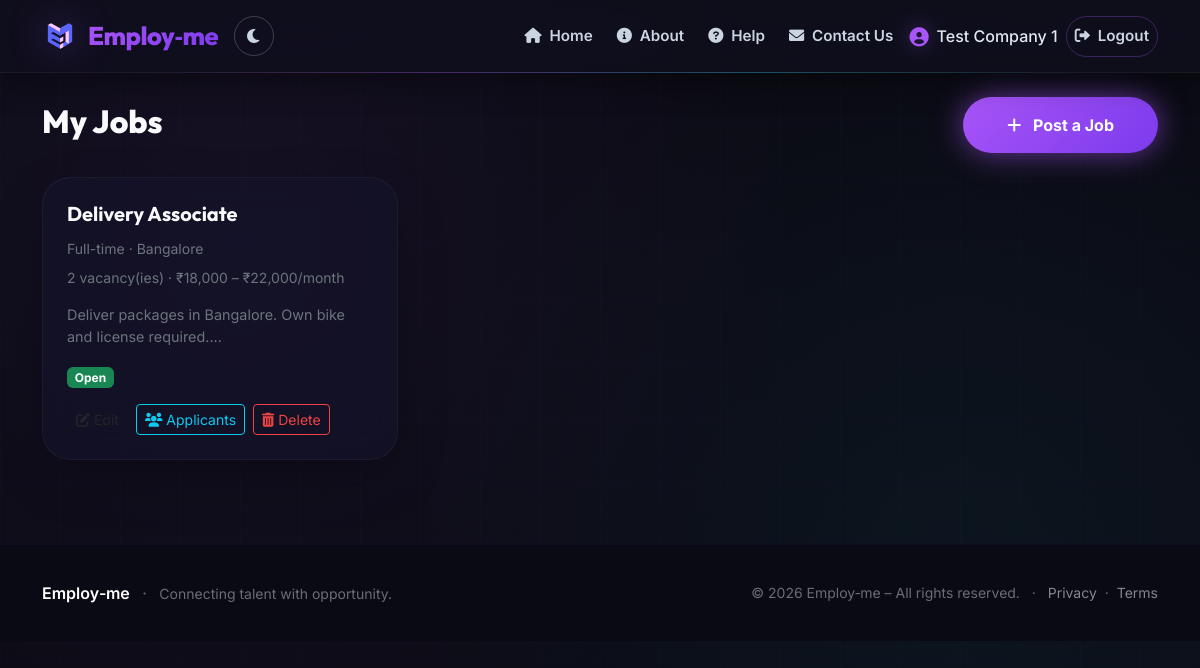
Page /my-jobs (signed in) on the committed database.
### models.py (models this page shows)
class User(UserMixin, db.Model):
    id = db.Column(db.Integer, primary_key=True)
    email = db.Column(db.String(120), unique=True, nullable=False)
    password_hash = db.Column(db.String(128), nullable=False)
    role = db.Column(db.String(20), nullable=False)  # 'jobseeker' or 'employer'
    name = db.Column(db.String(100), nullable=False)
    created_at = db.Column(db.DateTime, default=datetime.utcnow)
    profile = db.relationship('JobSeekerProfile', backref='user', uselist=False,
                              cascade='all, delete-orphan')
    employer_profile = db.relationship('EmployerProfile', backref='user', uselist=False,
                                       cascade='all, delete-orphan')

class Job(db.Model):
    id = db.Column(db.Integer, primary_key=True)
    employer_id = db.Column(db.Integer, db.ForeignKey('employer_profile.id'), nullable=False)
    employer_name = db.Column(db.String(100), nullable=False)
    employer_address = db.Column(db.String(300), nullable=False)
    employer_mobile = db.Column(db.String(15), nullable=False)
    employer_city = db.Column(db.String(100), nullable=False)
    employer_state = db.Column(db.String(100), nullable=False)
    employer_pincode = db.Column(db.String(10), nullable=False)
    job_name = db.Column(db.String(200), nullable=False)
    job_description = db.Column(db.Text, nullable=False)
    job_type = db.Column(db.String(50), nullable=False)
    committed_salary = db.Column(db.String(100))
    location = db.Column(db.String(200))
    vacancies = db.Column(db.Integer, default=1)
    status = db.Column(db.String(20), default='Open')
    deleted = db.Column(db.Boolean, default=False, nullable=False)   # <-- soft delete
    created_at = db.Column(db.DateTime, default=datetime.utcnow)
    updated_at = db.Column(db.DateTime, default=datetime.utcnow, onupdate=datetime.utcnow)
    employer = db.relationship('EmployerProfile', backref='jobs')
    applications = db.relationship('JobApplication', backref='job')

### app.py (the view)
@app.route('/my-jobs')
@login_required
@role_required('employer')
@payment_required
def my_jobs():
    employer = EmployerProfile.query.filter_by(user_id=current_user.id).first()
    if not employer:
        flash('Please complete your business profile first.', 'warning')
        return redirect(url_for('employer_profile'))
    if not employer.verified:
        return redirect(url_for('verification_pending'))
    jobs = Job.query.filter_by(employer_id=employer.id, deleted=False).order_by(Job.created_at.desc()).all()
    return render_template('my_jobs.html', jobs=jobs)

### app.py (called while the page is built)
@login_manager.user_loader
def load_user(user_id):
    return db.session.get(User, int(user_id))   # instead of User.query.get

def role_required(role):
    def decorator(func):
        from functools import wraps
        @wraps(func)
        def wrapper(*args, **kwargs):
            if not current_user.is_authenticated or current_user.role != role:
                flash('Access denied.', 'danger')
                return redirect(url_for('index'))
            return func(*args, **kwargs)
        return wrapper
    return decorator

def payment_required(f):
    from functools import wraps
    @wraps(f)
    @login_required
    def decorated(*args, **kwargs):
        if current_user.role == 'jobseeker':
            profile = JobSeekerProfile.query.filter_by(user_id=current_user.id).first()
        else:
            profile = EmployerProfile.query.filter_by(user_id=current_user.id).first()
        if not profile or profile.payment_status != 'success':
            flash('Please complete the payment to access this feature.', 'warning')
            if current_user.role == 'jobseeker':
                return redirect(url_for('jobseeker_dashboard'))
            else:
                return redirect(url_for('employer_profile'))   # changed from 'index' to 'employer_profile'
        return f(*args, **kwargs)
    return decorated

### templates/my_jobs.html (shortened to what this page needs)
{% extends "base.html" %}
{% block content %}
<div class="d-flex justify-content-between align-items-center mb-4">
    <h2 style="font-family: var(--font-display); font-weight: 800; color: #F8FAFC;">My Jobs</h2>
    <a href="{{ url_for('create_job') }}" class="btn btn-primary-gradient">
        <i class="fas fa-plus me-2"></i> Post a Job
    </a>
</div>
<div class="row">
    {% if jobs %}
        {% for job in jobs %}
        <div class="col-md-6 col-lg-4 mb-4">
            <div class="card-modern p-4 h-100">
                <h5 class="card-title" style="color: #F8FAFC;">{{ job.job_name }}</h5>
                <p class="text-secondary small mb-2">{{ job.job_type }} · {{ job.location }}</p>
                <p class="text-secondary small mb-3">{{ job.vacancies }} vacancy(ies) · {{ job.committed_salary }}</p>
                <p class="text-secondary mb-3" style="font-size: 0.9rem;">{{ job.job_description[:120] }}...</p>
                <span class="badge {% if job.status == 'Open' %}bg-success{% else %}bg-secondary{% endif %} mb-3">{{ job.status }}</span>
                <div class="d-flex gap-2">
                    <a href="{{ url_for('edit_job', job_id=job.id) }}" class="btn btn-sm btn-outline-soft">
                        <i class="fas fa-edit"></i> Edit
                    </a>
                    <a href="{{ url_for('view_applicants', job_id=job.id) }}" class="btn btn-sm btn-outline-info">
    <i class="fas fa-users"></i> Applicants
</a>
                    <a href="{{ url_for('delete_job', job_id=job.id) }}" class="btn btn-sm btn-outline-danger"
                       onclick="return confirm('Are you sure you want to delete this job?')">
                        <i class="fas fa-trash-alt"></i> Delete
                    </a>
                </div>
            </div>
        </div>
        {% endfor %}
    {% endif %}
</div>
{% endblock %}

### templates/base.html (shortened to what this page needs)
<!DOCTYPE html>
<html lang="en">
<head>
    <link href="https://cdn.jsdelivr.net/npm/bootstrap@5.3.0-alpha1/dist/css/bootstrap.min.css" rel="stylesheet" />
    <link rel="stylesheet" href="https://cdnjs.cloudflare.com/ajax/libs/font-awesome/6.0.0/css/all.min.css" />
</head>
<body>
    <nav class="navbar navbar-expand-lg navbar-custom sticky-top">
        <div class="container">
            <a class="navbar-brand" href="{{ url_for('index') }}">
                <img src="{{ url_for('static', filename='images/logo.png') }}" alt="Employ-me logo" />
                <span>Employ‑me</span>
            </a>
            <div class="d-flex align-items-center gap-2">
                <button class="theme-toggle-btn" id="themeToggle" aria-label="Toggle light/dark theme">
                    <i class="fas fa-moon" id="themeIcon"></i>
                </button>
            </div>
            <div class="collapse navbar-collapse" id="navbarNav">
                <ul class="navbar-nav ms-auto align-items-lg-center gap-1 gap-lg-2">
                    <li class="nav-item">
                        <a class="nav-link" href="{{ url_for('index') }}">
                            <i class="fas fa-home me-1"></i> Home
                        </a>
                    </li>
                    <li class="nav-item">
                        <a class="nav-link" href="{{ url_for('about') }}">
                            <i class="fas fa-info-circle me-1"></i> About
                        </a>
                    </li>
                    <li class="nav-item">
                        <a class="nav-link" href="{{ url_for('help') }}">
                            <i class="fas fa-question-circle me-1"></i> Help
                        </a>
                    </li>
                    <li class="nav-item">
                        <a class="nav-link" href="{{ url_for('contact') }}">
                            <i class="fas fa-envelope me-1"></i> Contact Us
                        </a>
                    </li>
                    {% if current_user.is_authenticated %}
                        <li class="nav-item">
                            <span class="navbar-text">
                                <i class="fas fa-user-circle"></i>
                                {{ current_user.name }}
                            </span>
                        </li>
                        <li class="nav-item">
                            <a class="nav-link btn-outline-custom" href="{{ url_for('logout') }}">
                                <i class="fas fa-sign-out-alt me-1"></i> Logout
                            </a>
                        </li>
                    {% endif %}
                </ul>
            </div>
        </div>
    </nav>
    <main>
        <div class="container my-4">
            {% block content %}{% endblock %}
        </div>
    </main>
    <footer class="footer-custom">
        <div class="container">
            <div class="row align-items-center">
                <div class="col-md-6 text-center text-md-start">
                    <span class="fw-semibold text-white">Employ‑me</span>
                    <span class="mx-2">·</span>
                    <span class="small">Connecting talent with opportunity.</span>
                </div>
                <div class="col-md-6 text-center text-md-end small">
                    &copy; 2026 Employ‑me – All rights reserved.
                    <span class="mx-2">·</span>
                    <a href="#" class="text-white-50" data-bs-toggle="modal" data-bs-target="#footerPrivacyModal">Privacy</a>
                    <span class="mx-1">·</span>
                    <a href="#" class="text-white-50" data-bs-toggle="modal" data-bs-target="#footerTermsModal">Terms</a>
                </div>
            </div>
        </div>
    </footer>
</body>
</html>

### templates/my_jobs.html (style rules this page uses)
.btn-outline-danger { color: #EF4444; border: 1px solid #EF4444; background: transparent; }
.btn-outline-info { color: #0dcaf0; border: 1px solid #0dcaf0; background: transparent; }

### rows in the picture
User: name "Test Company 1"
Job: job_name "Delivery Associate", job_type "Full-time", location "Bangalore", vacancies "2", committed_salary "₹18,000 – ₹22,000/month", job_description "Deliver packages in Bangalore. Own bike and license required.", status "Open"
